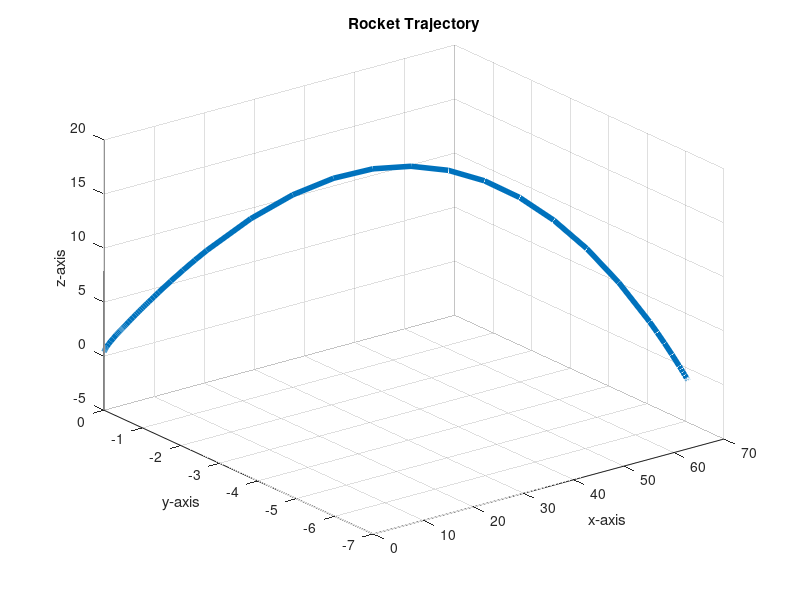

The MATLAB source for this figure:
clc 
clear 
close all;

load("result.mat");

x = result.x;
y = result.y;
z = result.z;

figure(1);
plot3(x,y,z,'linewidth',4); hold on
title("Rocket Trajectory")
xlabel("x-axis");
ylabel("y-axis");
zlabel("z-axis");
grid on
hold off